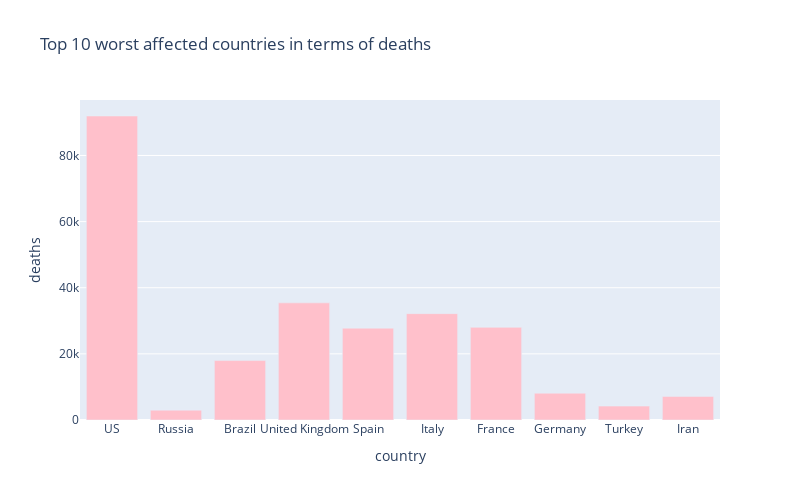

The code cell stored with this chart in its notebook:
### Markdown cell above
### Top 10 countries with the most deaths

### Code cell
px.bar(
    sorted_country_df.head(10),
    x = "country",
    y = "deaths",
    title= "Top 10 worst affected countries in terms of deaths",
    color_discrete_sequence=["pink"], 
    height=500,
    width=800
)

### Figure 1 — Plotly figure (JSON) as saved in the notebook; plotly's stock layout.template omitted (floating-point values rounded to 4 significant figures)
{"data": [{"alignmentgroup": "True", "hovertemplate": "country=%{x}<br>deaths=%{y}<extra></extra>", "legendgroup": "", "marker": {"color": "pink"}, "name": "", "offsetgroup": "", "orientation": "v", "showlegend": false, "textposition": "auto", "type": "bar", "x": ["US", "Russia", "Brazil", "United Kingdom", "Spain", "Italy", "France", "Germany", "Turkey", "Iran"], "xaxis": "x", "y": [91938, 2972, 17983, 35422, 27778, 32169, 28025, 8112, 4199, 7119], "yaxis": "y"}], "layout": {"barmode": "relative", "height": 500, "legend": {"tracegroupgap": 0}, "title": {"text": "Top 10 worst affected countries in terms of deaths"}, "width": 800, "xaxis": {"anchor": "y", "domain": [0, 1], "title": {"text": "country"}}, "yaxis": {"anchor": "x", "domain": [0, 1], "title": {"text": "deaths"}}}}
